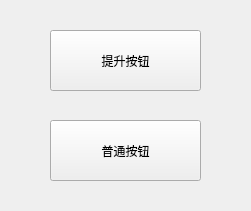
<?xml version="1.0" encoding="UTF-8"?>
<ui version="4.0">
 <class>MyWidget</class>
 <widget class="QWidget" name="MyWidget">
  <property name="geometry">
   <rect>
    <x>0</x>
    <y>0</y>
    <width>251</width>
    <height>211</height>
   </rect>
  </property>
  <property name="windowTitle">
   <string>MyWidget</string>
  </property>
  <widget class="UpgradeButton" name="upgrade">
   <property name="geometry">
    <rect>
     <x>50</x>
     <y>30</y>
     <width>151</width>
     <height>61</height>
    </rect>
   </property>
   <property name="text">
    <string>提升按钮</string>
   </property>
  </widget>
  <widget class="QPushButton" name="pushButton_2">
   <property name="geometry">
    <rect>
     <x>50</x>
     <y>120</y>
     <width>151</width>
     <height>61</height>
    </rect>
   </property>
   <property name="text">
    <string>普通按钮</string>
   </property>
  </widget>
 </widget>
 <customwidgets>
  <customwidget>
   <class>UpgradeButton</class>
   <extends>QPushButton</extends>
   <header location="global">upgradebutton.h</header>
  </customwidget>
 </customwidgets>
 <resources/>
 <connections/>
</ui>
